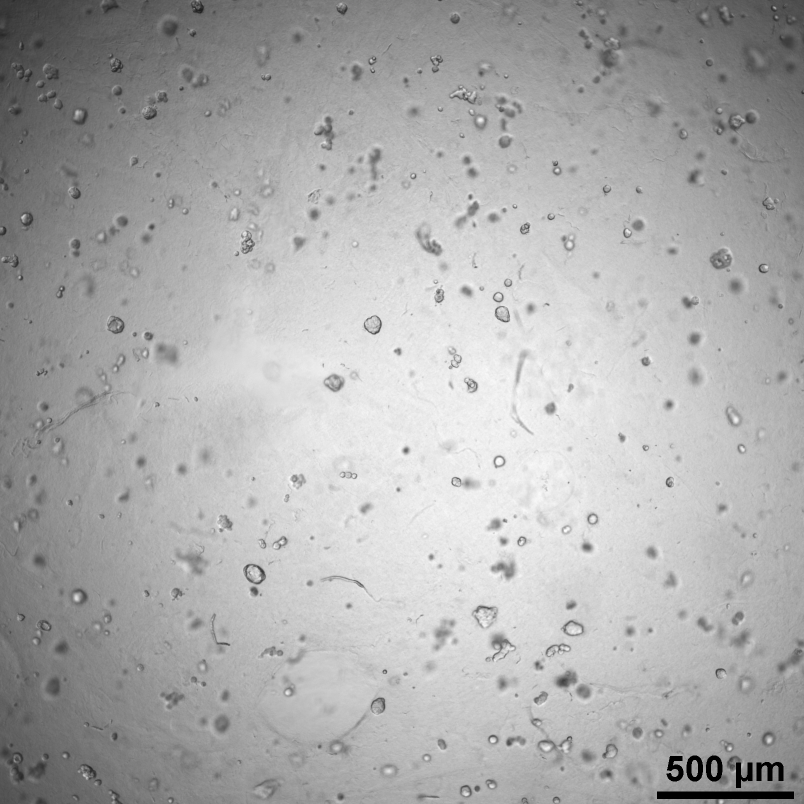
#> input picture 1.jpg, 1608 x 1608 px (shown at 1/2 size); its folder holds only this picture in this run
$ python cell-measurement.py   (older library calls are emulated)
#> lines starting #> are read from the running program, lines starting #| are printed output that depends on the picture; after the words box and inside, x2 and y2 are one past the last pixel; in counts of white or black regions, pixels touching at a corner belong together
import cv2
import os
import numpy as np

def nothing(x):
    pass

def RemoveCell(event,x,y,flags,param):
    if remove_flag is True:
        if event == cv2.EVENT_RBUTTONDOWN:
            #print('1')
            for i,conti in enumerate(cell_contours_auto_removal):
                if cv2.pointPolygonTest(conti,(x,y),False) >= 0:
                    remove_manual_list.append(i)
        if event == cv2.EVENT_MBUTTONDOWN and len(remove_manual_list) > 0:
            del remove_manual_list[-1]

def DetectScaleBar():
    _,black = cv2.threshold(img,10,255,cv2.THRESH_BINARY_INV)
    _,white = cv2.threshold(img,245,255,cv2.THRESH_BINARY)
    _,blackbar,_ = cv2.findContours(black,cv2.RETR_LIST,cv2.CHAIN_APPROX_SIMPLE)
    _,whitebar,_ = cv2.findContours(white,cv2.RETR_LIST,cv2.CHAIN_APPROX_SIMPLE)
    #print (bar)
    for bari in blackbar:
        x,y,w,h = cv2.boundingRect(bari)
        area = cv2.contourArea(bari)
        if area > 0 and w * h / area <1.25 and w / h > 5:
            return (w)
    for bari in whitebar:
        x,y,w,h = cv2.boundingRect(bari)
        area = cv2.contourArea(bari)
        if area > 0 and w * h / area <1.25 and w / h > 5:
            return (w)
    return (0)

def ExportData():
    file = open('./results/' + imgfile + '.txt','w')
    file.write("scalebar = %i \n\n" % (scalebar_length))
    file.write("Index\tArea\tCircularity\n")
    for i in range(len(area_list)):
        file.write("%i\t%.1f\t%.3f\n" % (i,area_list[i],circularity_list[i]))
    file.close()

remove_flag = False
if os.path.isdir('./results') == False:
    os.mkdir('./results')
for imgfile in os.listdir('.'):
    if imgfile.endswith('.jpg') or imgfile.endswith('.bmp'):

        cv2.namedWindow('cells',cv2.WINDOW_NORMAL)
        cv2.createTrackbar('MAGIC_PARA', 'cells', 10, 20, nothing)
        cv2.createTrackbar('FOCUS', 'cells', 4, 10, nothing)
        cv2.createTrackbar('MIN_SIZE', 'cells', 1, 10, nothing)
        cv2.setMouseCallback('cells', RemoveCell)

        img0 = cv2.imread(imgfile)
#> img0 is the input picture: shape (1608, 1608, 3); mean B, G, R 172.3, 172.3, 172.3
        img = cv2.cvtColor(img0,cv2.COLOR_BGR2GRAY)
        (height,width) = img.shape
#> height = 1608; width = 1608
        resize_factor = height / 1000
#> resize_factor = 1.61
        scalebar_length = DetectScaleBar()
#> in DetectScaleBar, `_,black = cv2.threshold(img,10,255,cv2.THRESH_BINARY_INV)`:
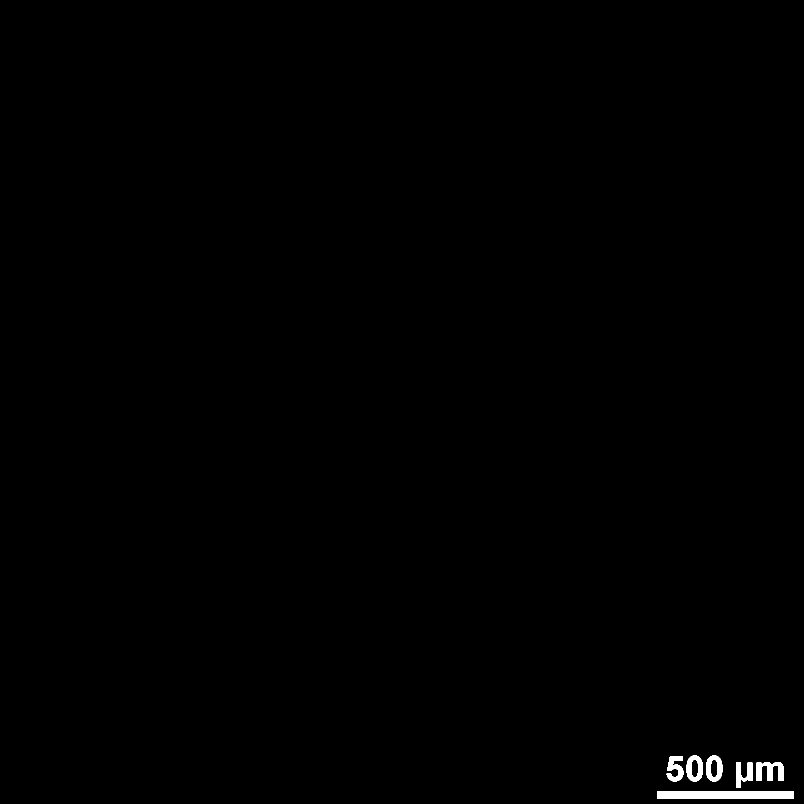
#> black: shape (1608, 1608) (shown at 1/2 size); 0.37% white; 6 white regions, box (x1, y1, x2, y2) and area: (1314, 1583, 1588, 1598) 4110, (1513, 1524, 1567, 1562) 1255, (1333, 1512, 1367, 1563) 1047, (1373, 1511, 1406, 1563) 1046, (1412, 1511, 1445, 1563) 1046, (1472, 1525, 1505, 1576) 976
#> in DetectScaleBar, `_,white = cv2.threshold(img,245,255,cv2.THRESH_BINARY)`:
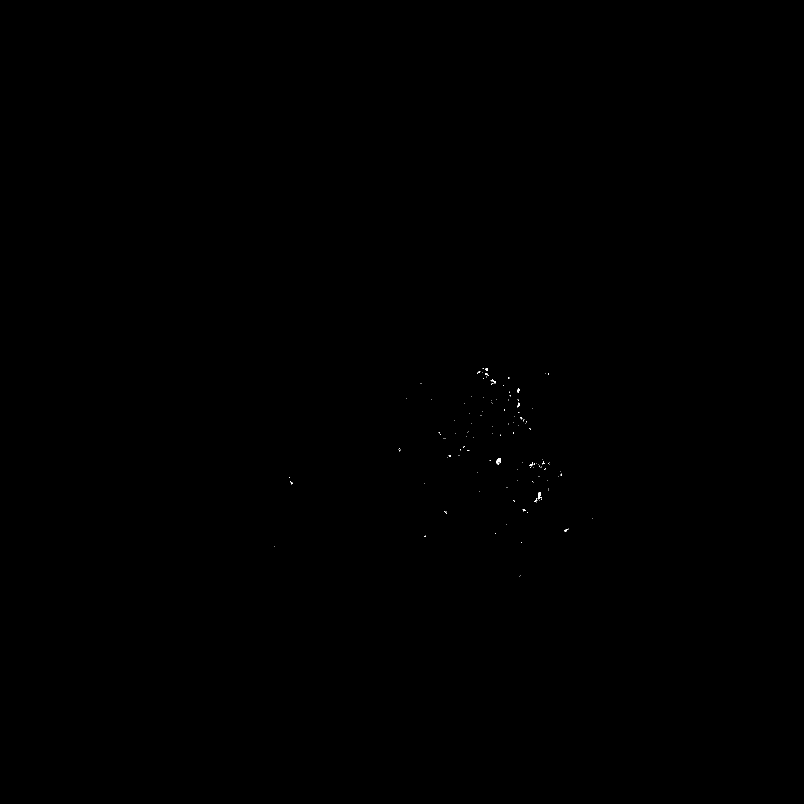
#> white: shape (1608, 1608) (shown at 1/2 size); 0.02% white in thin lines or dots, all inside (x1, y1, x2, y2) = (548, 736, 1186, 1153)
#> in DetectScaleBar, `_,blackbar,_ = cv2.findContours(black,cv2.RETR_LIST,cv2.CHAIN_APPROX_S..`: blackbar = 8 contours; box (x1, y1, x2, y2) and area: (1314, 1583, 1588, 1598) 3822, (1412, 1511, 1445, 1563) 1366, (1373, 1511, 1406, 1563) 1366, (1513, 1524, 1567, 1562) 1112, (1333, 1512, 1367, 1563) 936, (1472, 1525, 1505, 1576) 864, (1421, 1519, 1436, 1555) 422, (1382, 1519, 1397, 1555) 422
#> in DetectScaleBar, `_,whitebar,_ = cv2.findContours(white,cv2.RETR_LIST,cv2.CHAIN_APPROX_S..`: whitebar = 128 contours, 126 with area under 20; largest, box (x1, y1, x2, y2) and area: (993, 917, 1002, 929) 50, (1075, 984, 1082, 999) 44
#> the loop in DetectScaleBar, `for bari in blackbar:` made 1 pass
#> (bari, x, y, w, h, area) on pass 1: ([[1314, 1583], [1314, 1597], [1587, 1597], [1587, 1583]], 1314, 1583, 274, 15, 3822)
#> scalebar_length = 274
        mblur = cv2.medianBlur(img,5)
        blur = cv2.GaussianBlur(mblur,(5,5),0)

        e_kernel = cv2.getStructuringElement(cv2.MORPH_ELLIPSE,(5,5))
        d_kernel = cv2.getStructuringElement(cv2.MORPH_ELLIPSE,(3,3))
        canvas = np.zeros(img.shape,np.uint8)


        sobelx = cv2.Sobel(blur,cv2.CV_64F,1,0,ksize=3)
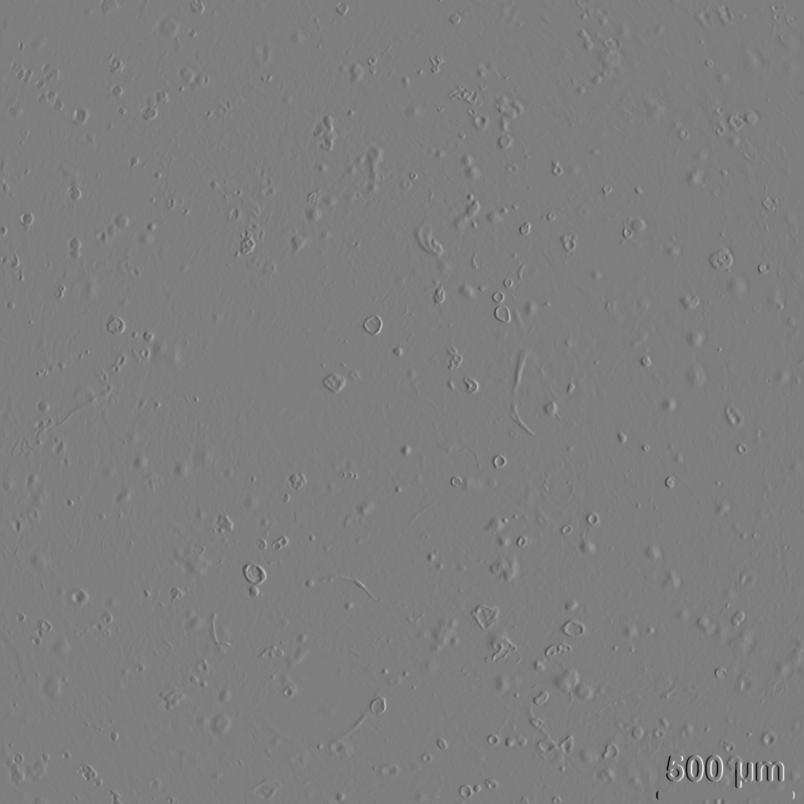
#> sobelx: shape (1608, 1608) float64 (shown at 1/2 size); min -440, max 446, mean 0.2; drawn with min black and max white
        sobely = cv2.Sobel(blur,cv2.CV_64F,0,1,ksize=3)
        edges = (sobelx ** 2 + sobely ** 2) ** 0.5
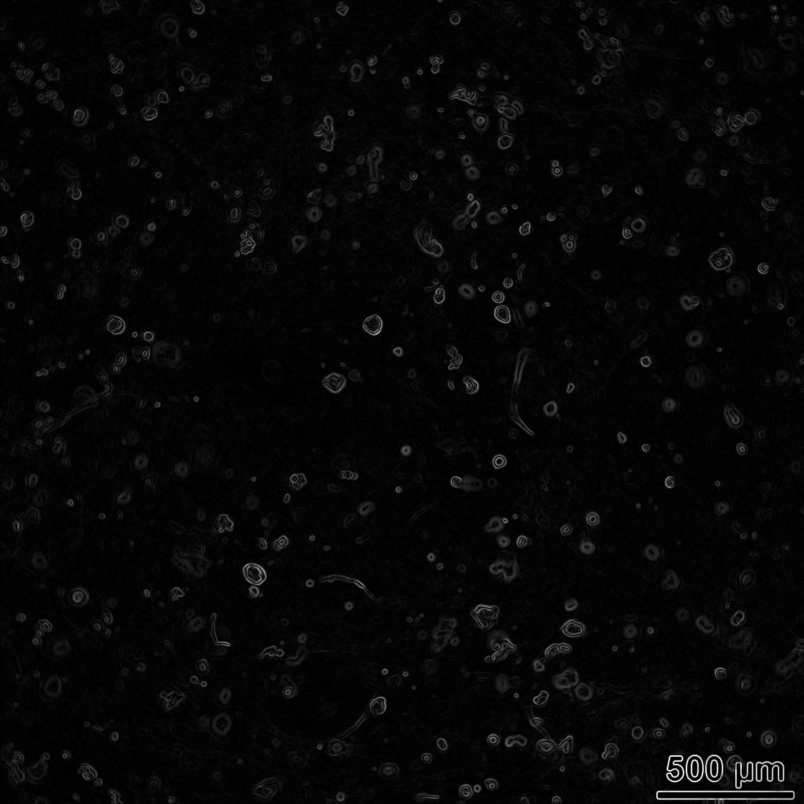
#> edges: shape (1608, 1608) float64 (shown at 1/2 size); min 0, max 446.2, mean 11.6; drawn with min black and max white
        edges = (edges/np.max(edges)*255).astype(np.uint8)
        #_,edges = cv2.threshold(edges,30,255,cv2.THRESH_BINARY)
        blocksize = int(img.shape[0] / 30) + int(img.shape[0] / 30 + 1) % 2
#> blocksize = 53

        MIN_SIZE = -1
        MAGIC_PARA = -1
        FOCUS = -1
        remove_flag = False

        while(1):
            k = cv2.waitKey(10) & 0xFF
#> (key Esc is pressed here)
            if k == 27:
                break
            elif k == 32:
                remove_flag = not remove_flag
            min_size = cv2.getTrackbarPos('MIN_SIZE','cells')
            magic_para = cv2.getTrackbarPos('MAGIC_PARA','cells')
            focus = cv2.getTrackbarPos('FOCUS','cells')
            im = np.copy(img0)
            #print (remove_flag)
            if MIN_SIZE != min_size or MAGIC_PARA != magic_para or focus != FOCUS:
                remove_flag = False
                remove_manual_list = []
                MIN_SIZE = min_size
                MAGIC_PARA = magic_para
                FOCUS = focus

                edges_thresh = cv2.adaptiveThreshold(edges,255,cv2.ADAPTIVE_THRESH_MEAN_C,cv2.THRESH_BINARY,\
                                              blocksize,-5-MAGIC_PARA)

                _,contours,_ = cv2.findContours(edges_thresh,cv2.RETR_LIST,cv2.CHAIN_APPROX_SIMPLE)
                img_thresh = np.copy(canvas)

                for conti in contours:
                    hull = cv2.convexHull(conti)
                    cv2.drawContours(img_thresh,[hull],0,255,-1)
                img_thresh = cv2.morphologyEx(img_thresh,cv2.MORPH_OPEN,e_kernel,iterations=1)
                #img_thresh = cv2.morphologyEx(img_thresh,cv2.MORPH_CLOSE,d_kernel,iterations=1)
                #cv2.imshow('1',cv2.erode(img_thresh,e_kernel,iterations=3))
                _,cell_contours,_ = cv2.findContours(img_thresh,cv2.RETR_EXTERNAL,cv2.CHAIN_APPROX_SIMPLE)
                remove_auto_list = []
                for i,conti in enumerate(cell_contours):
                    size = cv2.contourArea(conti)
                    if size ** 0.5 < MIN_SIZE * height / 200:
                        remove_auto_list.append(i)
                    else:
                        celli = np.copy(canvas)
                        cv2.drawContours(celli, [conti], 0, 255, -1)
                        x,y,w,h = cv2.boundingRect(conti)
                        #cv2.imshow('roi',celli[y:y+h,x:x+w])
                        #periphery_mean_intensity = cv2.mean(blur[y:y+h,x:x+w],mask=cv2.erode(celli[y:y+h,x:x+w],e_kernel,iterations=1))[0]
                        #center_mean_intensity = cv2.mean(blur[y:y+h,x:x+w],mask=cv2.erode(celli[y:y+h,x:x+w],e_kernel,iterations=2))[0]
                        lap = cv2.Laplacian(img[y:y + h, x:x + w], cv2.CV_8U)
                        #print(lap)
                        lap_mean = cv2.mean(lap,mask=celli[y:y+h,x:x+w])[0]
                        lap_var = cv2.mean((lap - lap_mean) ** 2,mask=celli[y:y+h,x:x+w])[0]
                        #print(lap_var)
                        if lap_var < FOCUS * 10:
                            #if periphery_mean_intensity > center_mean_intensity:
                            remove_auto_list.append(i)
                if len(cell_contours) == 1 and len(remove_auto_list) == 1:
                    cell_contours_auto_removal = []
                else:
                    cell_contours_auto_removal = np.delete(cell_contours, remove_auto_list)

            if len(cell_contours_auto_removal) == 1 and len(remove_manual_list) == 1:
                cell_contours_manual_removal = []
            else:
                cell_contours_manual_removal = np.delete(cell_contours_auto_removal,remove_manual_list)
            cv2.drawContours(im, cell_contours_manual_removal, -1, (0, 255, 0), 2)
            # [4 lines of commented-out code are left out]
            cv2.imshow('cells',im)
            cv2.resizeWindow('cells',int(width / resize_factor),1000)

        area_list = []
        circularity_list = []
#> (the run stopped early here; a loop or call above may not have finished)
